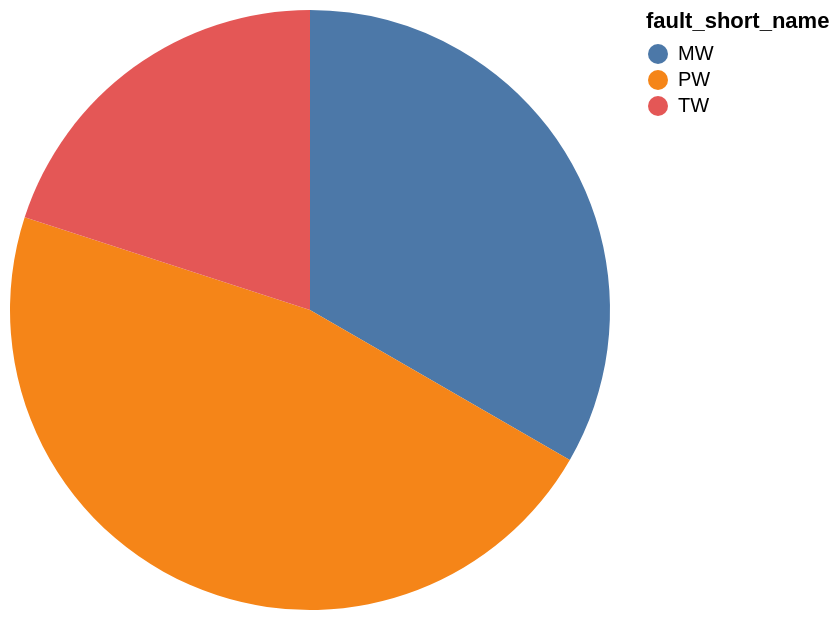

The specification (Vega-Lite) saved for this image:
### Vega-Lite specification from a JSON file in a GitHub repository (floating-point values rounded to 4 significant figures)
{"data": {"values": [{"x_data": "MW", "y_data": 5}, {"x_data": "PW", "y_data": 7}, {"x_data": "TW", "y_data": 3}]}, "mark": "arc", "encoding": {"theta": {"field": "y_data", "type": "quantitative", "title": "COUNT(fault_short_name)"}, "color": {"field": "x_data", "type": "nominal", "title": "fault_short_name"}}}
